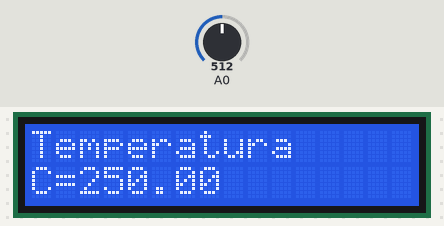
A sketch run on a simulated Arduino Uno, built with avr-gcc and run on an emulated ATmega328P. On the bench: 16×2 character LCD. The inputs (shaded band) are chosen by the test bench; at power-on: A0 = 512.

Above: at 1.2 s.
1.3 s: A0 set to 716
At 3.2 s:
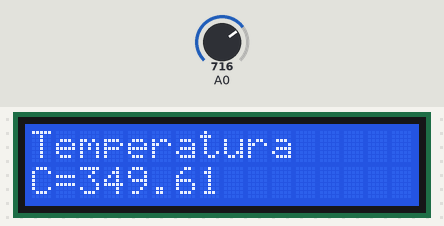
3.5 s: A0 set to 900
At 5.0 s:
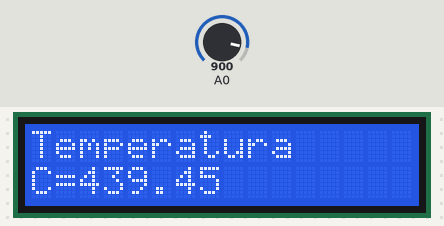
5.5 s: A0 set to 1023
At 6.7 s:
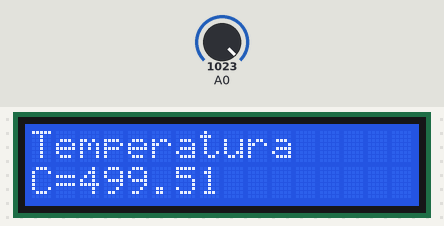
Timing chart, 0 to 8.5 s (numbered marks = the images above; inputs shaded):
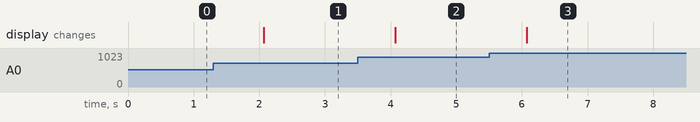

The sketch:

tempLCD.ino.ino
```cpp
//Temperatura en LCD 16x2
#include <LiquidCrystal.h>

//declarar LCD y pines
LiquidCrystal lcd(7,6,5,4,3,2);
void setup() {
  //Definir las dimensiones del LCD (16x2)
  //y los caracteres que deben salir en las lineas
  lcd.begin(16,2);
  lcd.print("Temperatura");
  lcd.setCursor(0,1);
  lcd.print ("C=");

}

void loop() {
  float centigrados = leerGradosC();
  //Visualizar por pantalla los grados
  lcd.setCursor(2,1);
  lcd.print(centigrados);
  //Tiempo y cambio de visualizacion de la temperatura
  delay(1000);

}
float leerGradosC(){
  int dato;
  float c;
  //Leer datos de la temperatura
  dato=analogRead(A0);
  //Convertir dato de entrada en grados C.
  c = (500.0 * dato / 1024);
  return c;
}
```

Measured:
- after the input at 1.3 s, the display: changes after 0.77 s (image 1)
- after the input at 3.5 s, the display: changes after 0.57 s (image 2)
- after the input at 5.5 s, the display: changes after 0.57 s (image 3)
